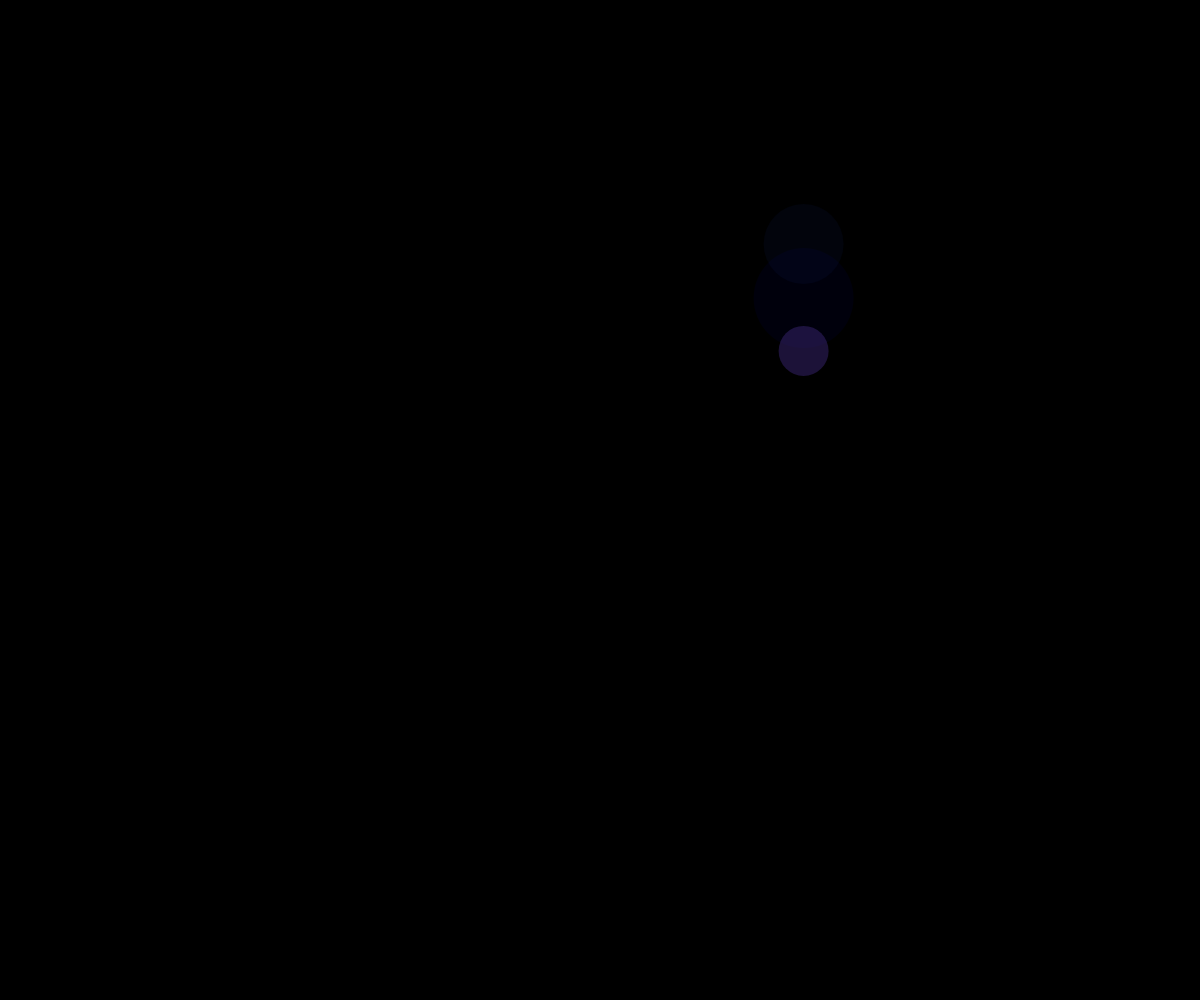
Frame 1 (no input)
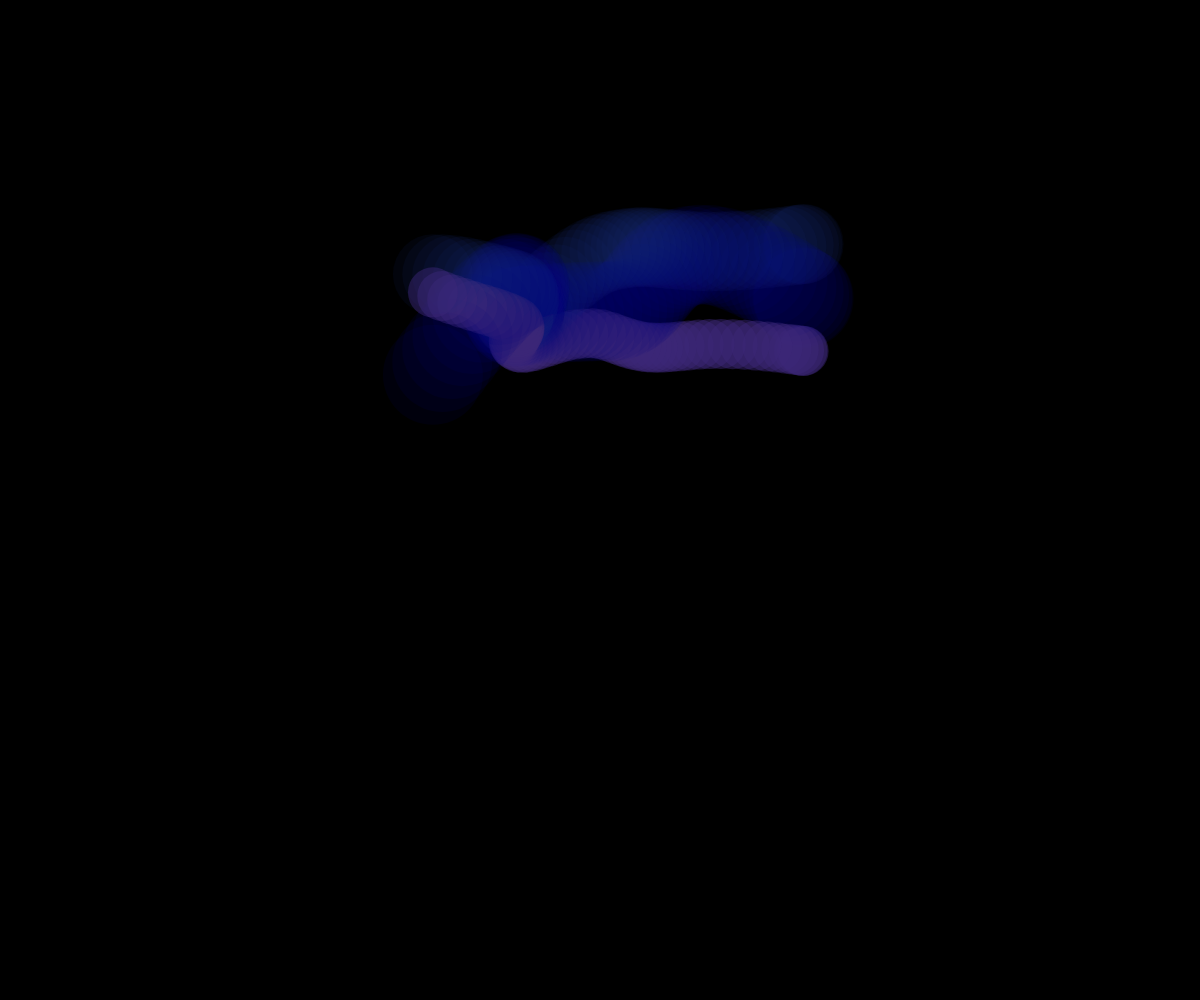
Frame 60 (no input)
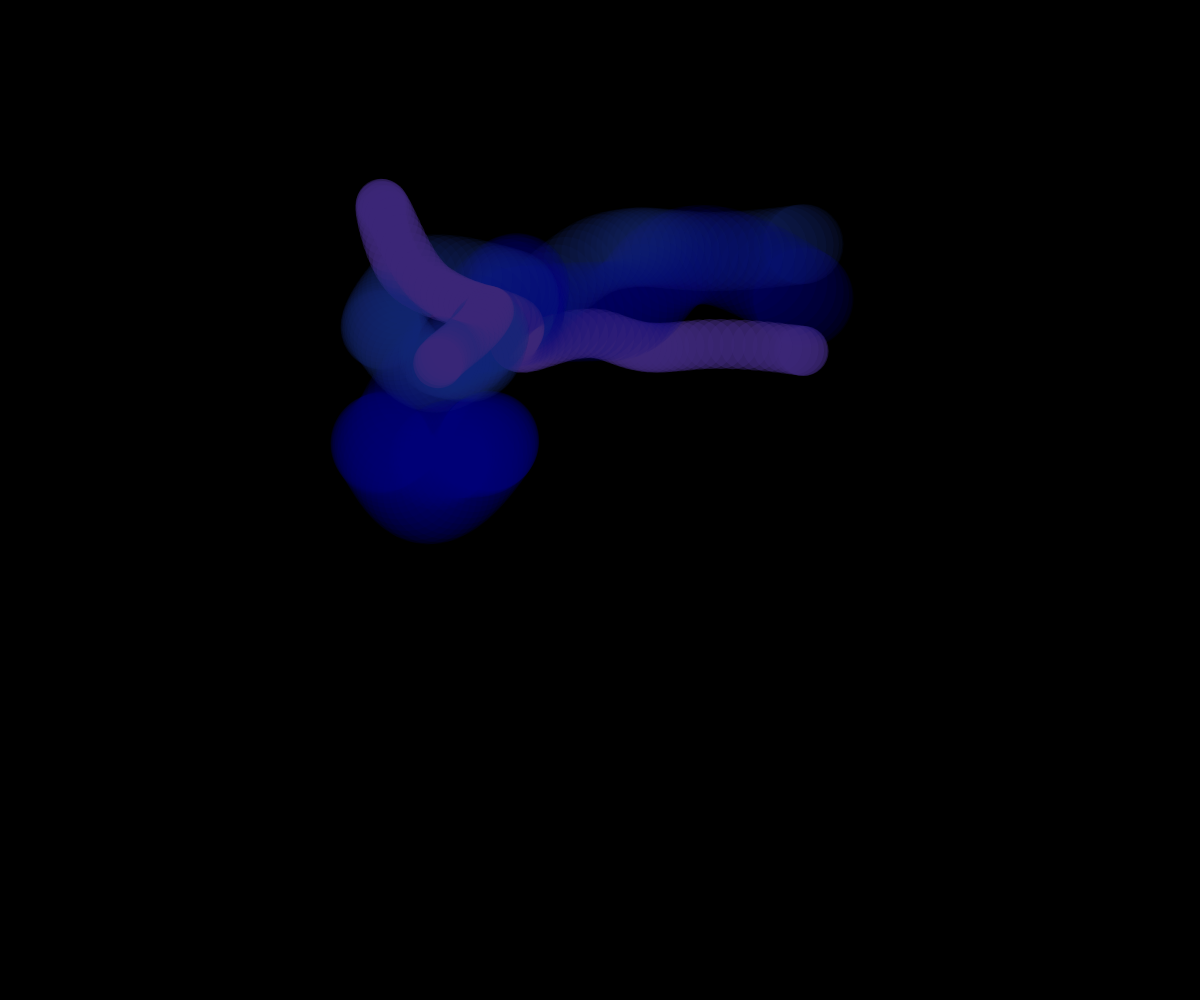
Frame 120 (the mouse pressed at the canvas centre since frame 60)

The p5.js sketch that drew these frames (run headless with seeded random() and noise() and a simulated clock; from frame 60 on, the mouse is pressed at the canvas centre):

// p5.js sketch
// ── sketch.js
let xpos;
let ypos;

let xoffset;
let yoffset;

let xoffset1;
let yoffset1;

let xoffset2;
let yoffset2;

function setup(){
  createCanvas(windowWidth,windowHeight);
  background(0,0,0);
  noStroke();

xoffset = 0.0;
yoffset = 200;
xoffset1 = 0.0;
yoffset1 = 100;
xoffset2 = 0.0;
yoffset2 = 50;

}

function draw(){

xpos = noise(xoffset)*width;
ypos = noise(yoffset)*height;

fill(0,0,120,25);

circle(xpos,ypos,100);

xoffset = xoffset + 0.01;
yoffset = yoffset + 0.01;


xpos = noise(xoffset1)*width;
ypos = noise(yoffset1)*height;

fill(20,40,120,25);

circle(xpos,ypos,80);

xoffset1 = xoffset1 + 0.01;
yoffset1 = yoffset1 + 0.01;


xpos = noise(xoffset2)*width;
ypos = noise(yoffset2)*height;

fill(60,40,120,120);

circle(xpos,ypos,50);

xoffset2 = xoffset2 + 0.01;
yoffset2 = yoffset2 + 0.01;


}
